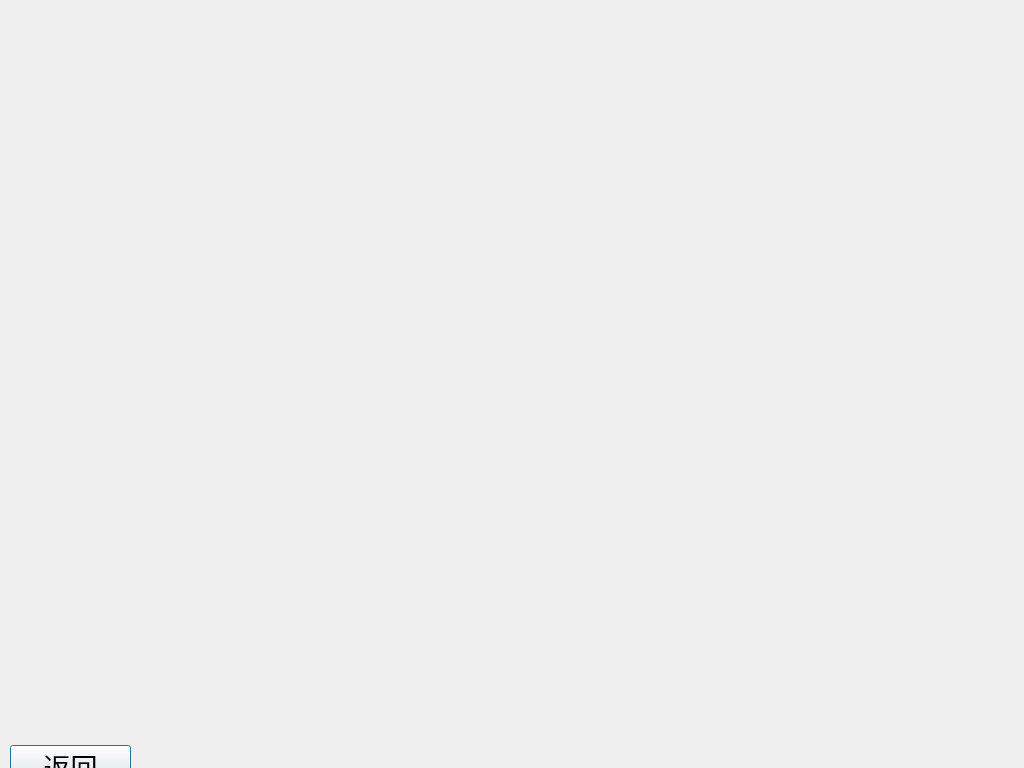
<ui version="4.0" >
 <class>opprintClass</class>
 <widget class="QDialog" name="opprintClass" >
  <property name="geometry" >
   <rect>
    <x>0</x>
    <y>0</y>
    <width>1024</width>
    <height>768</height>
   </rect>
  </property>
  <property name="windowTitle" >
   <string>opprint</string>
  </property>
  <widget class="QPushButton" name="pushButton" >
   <property name="geometry" >
    <rect>
     <x>10</x>
     <y>745</y>
     <width>121</width>
     <height>41</height>
    </rect>
   </property>
   <property name="font" >
    <font>
     <pointsize>20</pointsize>
    </font>
   </property>
   <property name="text" >
    <string>返回</string>
   </property>
  </widget>
 </widget>
 <layoutdefault spacing="6" margin="11" />
 <resources/>
 <connections/>
</ui>
